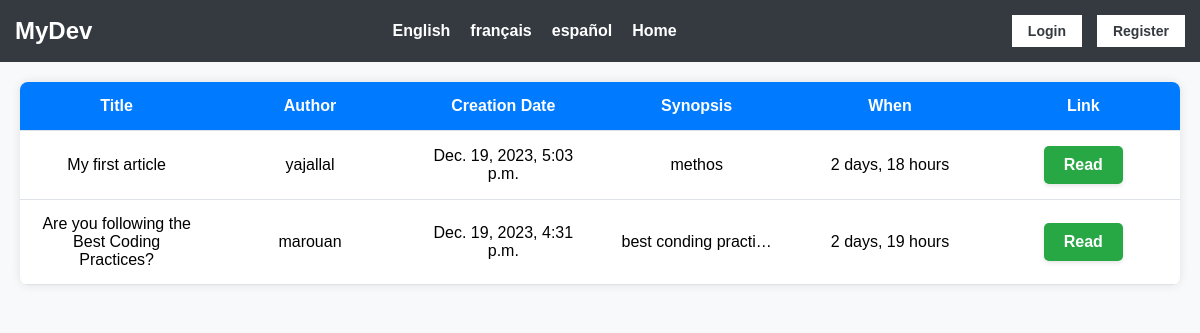
The app's page /en/articles/, older data.
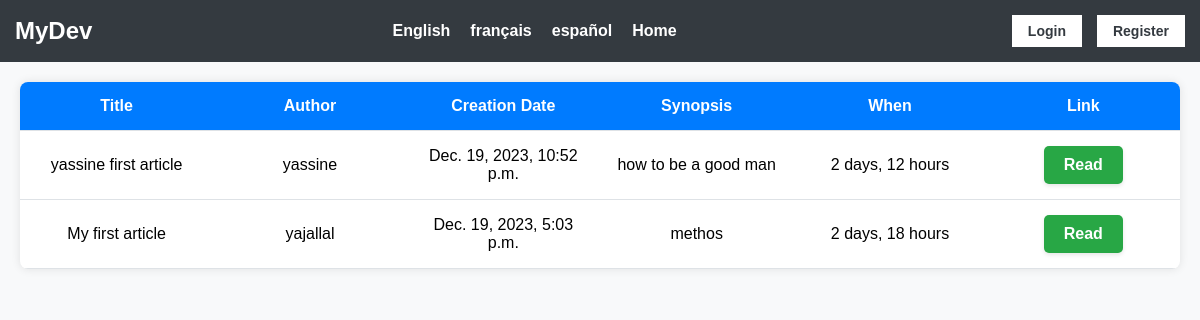
The same page, newer data.
### medium/models.py (models this page shows, shortened)
class Article(models.Model):
    title = models.CharField(max_length=64, null=False)
    author = models.ForeignKey(User, null=False, on_delete=models.CASCADE)
    created = models.DateTimeField(auto_now_add=True, null=False)
    synopsis = models.CharField(max_length=312, null=False)
    content = models.TextField(null=False)

### medium/views.py (the view)
class Articles(TemplateView):
    template_name = 'articles.html'
    def get_context_data(self, **kwargs: Any) -> dict[str, Any]:
        context = super().get_context_data(**kwargs)
        context['articles'] = Article.objects.all()
        return context
    def dispatch(self, request: HttpRequest, *args: Any, **kwargs: Any) -> HttpResponse:
        if self.request.method == 'POST':
            if 'action' in self.request.POST and self.request.POST['action'] == 'logout':
                logout(request)
                return redirect('login_view')
        return super().dispatch(request, *args, **kwargs)

### medium/templates/articles.html (shortened to what this page needs)
{% load i18n %}
<!DOCTYPE html>
<html lang="en">
<head>
</head>
<body>
    {% include 'navbar.html' %}
    <div class="articles">
        <table>
            <thead>
                <tr>
                    <th>Title</th>
                    <th>Author</th>
                    <th>Creation Date</th>
                    <th>Synopsis</th>
                    <th>When</th>
                    <th>Link</th>
                </tr>
            </thead>
            <tbody>
                {% for article in articles|dictsortreversed:"created" %}
                    <tr>
                        <td>{{article.title}}</td>
                        <td>{{article.author}}</td>
                        <td>{{article.created}}</td>
                        <td>{{article.synopsis|truncatechars:20}}</td>
                        <td>{{article.created|timesince}}</td>
                        {% url 'details_view' pk=article.id as details_url %}
                        <td><a href="{{ details_url }}"><button class="success-button">{% trans "Read"%}</button></a></td>
                    </tr>
                    {% endfor %}
            </tbody>
        </table>
    </div>
</body>
</html>

Row changes from the older to the newer data that the page shows:
removed Article: title "Are you following the Best Coding Practices?", author "marouan", created "Dec. 19, 2023, 4:31 p.m.", synopsis "best conding practi…", created "2 days, 19 hours"
added Article: title "yassine first article", author "yassine", created "Dec. 19, 2023, 10:52 p.m.", synopsis "how to be a good man", created "2 days, 12 hours"
